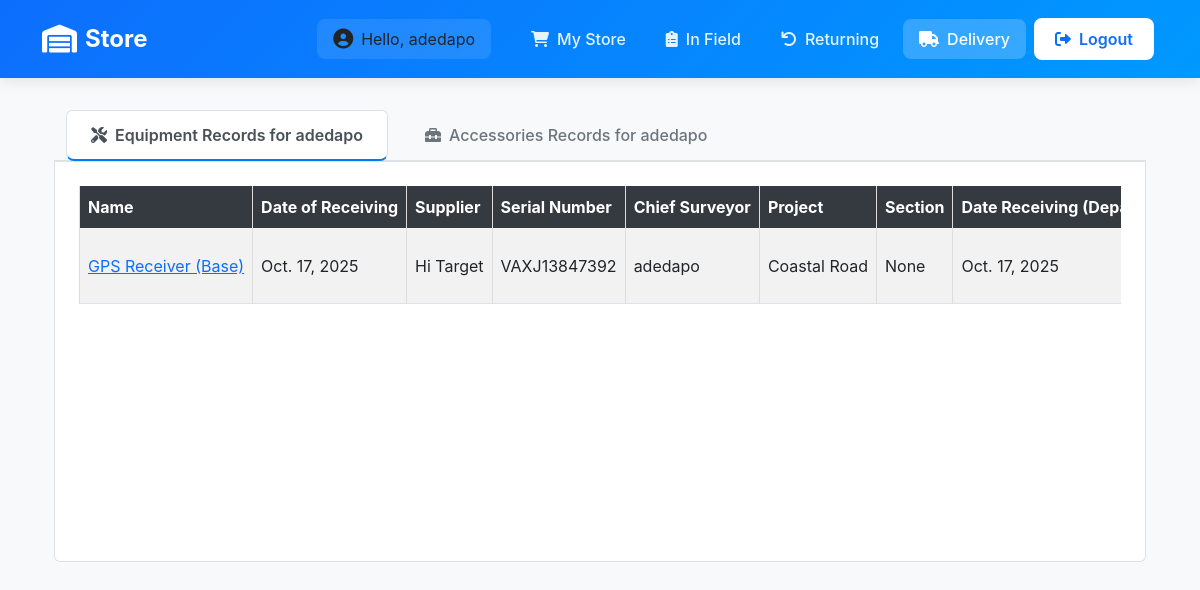
The page /inventory/delivery/ (signed in) on the database its author committed.
### inventory/models.py (models this page shows, shortened)
class EquipmentsInSurvey(models.Model):
    EQUIPMENT_CHOICES = [
        ('GPS Receiver (Base)', 'GPS Receiver (Base)'),
        ('GPS Receiver (Rover)', 'GPS Receiver (Rover)'),
        ('Data logger', 'Data logger'),
        ('External Radio', "External Radio"),
        ('Total Station', "Total Station"),
        ('Levelling Instrument', 'Levelling Instrument'),
        ('Eco Sounder', 'Eco Sounder'),
    ]
    owner_choice = [
        ('Hi-Tech', "Hi-Tech"),
        ("Sub-Contractor", "Sub-Contractor")
    ]
    name = models.CharField(max_length=100, help_text="Equipment Name", choices=EQUIPMENT_CHOICES)
    date_of_receiving_from_supplier = models.DateField(default=timezone.now, help_text="Date when equipment was received from supplier")
    supplier = models.CharField(max_length=100, help_text="Manufacturer/Model from CSV")
    owner = models.CharField(max_length=20, choices=owner_choice)
    serial_number = models.CharField(max_length=100, help_text="Equipment Serial Number")
    condition = models.CharField(max_length=50, help_text="Equipment condition from CSV", default="Good")
    CONDITION_AFTER_USE_CHOICES = [
        ("Good", "Good"),
        ("Need Repair", "Need Repair")
    ]
    chief_surveyor = models.ForeignKey(User, on_delete=models.CASCADE, null=True, blank=True)
    surveyor_responsible = models.CharField(max_length=100, null=False, blank=True, help_text="Name of the surveyor responsible for the equipment",  default="gap")
    quantity = models.PositiveBigIntegerField(default=1, help_text="Number of Quantity")
    project = models.CharField(max_length=20, choices=[('Coastal Road', 'Coastal Road'), ('Sokoto', 'Sokoto'), ('gap', 'gap')], blank=True, null=True, help_text="Project Name", default="gap")
    section = models.CharField(max_length=100, null=True, blank=True)
    date_receiving_from_department = models.DateField(default=timezone.now, help_text="Date when the equipment was received from the department")
    status = models.CharField(choices=[('In Store', 'In Store'), ('In Field', 'In Field'), ('With Chief Surveyor', 'With Chief Surveyor'), ('Returning', 'Returning'), ('Delivering', 'Delivering')], max_length=100, default='In Store', blank=True, null=True, help_text="Current status of the equipment")
    delivery_status = models.CharField(max_length=10, choices=[('Delivered', 'Delivered'), ('Delivering', 'Delivering'), ('Cancelled', 'Cancelled')], null=True, blank=True)
    return_comment = models.TextField(null=True, blank=True, help_text="Comment when equipment is returned", default="gap")
    return_date = models.DateTimeField(null=True, blank=True, help_text="Date when equipment was returned")

### inventory/views.py (the view)
# urls.py: path('delivery/', views.delivery, name='delivery'),
def delivery(request):
    if request.user.is_superuser:
        eq = EquipmentsInSurvey.objects.filter(status="Delivering")
        accessories = Accessory.objects.filter(
            equipment__in=eq,
            return_status__in=['In Use', 'With Chief Surveyor', 'Delivering', 'Returning']
        )
    else:
        eq = EquipmentsInSurvey.objects.filter(status="Delivering", chief_surveyor=request.user)
        accessories = Accessory.objects.filter(
            equipment__in=eq,
            return_status__in=['In Use', 'With Chief Surveyor', 'Delivering', 'Returning']
        )
    accessories_data = []
    for accessory in accessories:
        accessories_data.append({
            'id': accessory.id,
            'name': accessory.name,
            'serial_number': accessory.serial_number,
            'condition': accessory.condition,
            'return_status': accessory.return_status,
            'equipment': {
                'id': accessory.equipment.id if accessory.equipment else None,
                'name': accessory.equipment.name if accessory.equipment else None
            }
        })
    return render(request, 'inventory/deliveries.html', {
        "data": eq,
        "accessories": accessories,
        "accessories_json": json.dumps(accessories_data),
        "is_admin": request.user.is_superuser
    })

### inventory/context_processors.py (called while the page is built)
def is_admin(request):
    return {'is_admin': request.user.is_authenticated and request.user.is_superuser}

### inventory/templates/inventory/deliveries.html (shortened to what this page needs)
{% extends 'base/base_dashboard.html' %}
{% block content %}
<div class="container-fluid mt-4">
    <ul class="nav nav-tabs mb-4" id="deliveryTabs" role="tablist">
        <li class="nav-item" role="presentation">
            <button class="nav-link active" id="equipment-tab" data-bs-toggle="tab" data-bs-target="#equipment" type="button" role="tab" aria-controls="equipment" aria-selected="true">
                <i class="fas fa-tools me-2"></i>Equipment Records for {{ request.user }}
            </button>
        </li>
        <li class="nav-item" role="presentation">
            <button class="nav-link" id="accessories-tab" data-bs-toggle="tab" data-bs-target="#accessories" type="button" role="tab" aria-controls="accessories" aria-selected="false">
                <i class="fas fa-toolbox me-2"></i>Accessories Records for {{ request.user }}
            </button>
        </li>
    </ul>
    <div class="tab-content" id="deliveryTabsContent">
        <div class="tab-pane fade show active" id="equipment" role="tabpanel" aria-labelledby="equipment-tab">
            <div class="table-responsive">
                <table class="table table-striped table-hover table-bordered align-middle mb-0">
                    <thead class="table-dark">
                        <tr>
                            <th>Name</th>
                            <th>Date of Receiving</th>
                            <th>Supplier</th>
                            <th>Serial Number</th>
                            <th>Chief Surveyor</th>
                            <th>Project</th>
                            <th>Section</th>
                            <th>Date Receiving (Department)</th>
                        </tr>
                    </thead>
                    <tbody>
                        {% for info in data %}
                        <tr>
                            <form action="{% url 'request_equipment' %}" method="post">
                                <td><a href="{% url 'equipment_detail' info.id %}">{{ info.name }}</a></td>
                                <td>{{ info.date_receiving_from_department }}</td>
                                <td>{{ info.supplier }}</td>
                                <td>{{ info.serial_number }}</td>
                                <td>{{ info.chief_surveyor }}</td>
                                <td>
                                    {{info.project}}
                                </td>
                                <td>
                                    {{info.section}}
                                </td>
                                <td>
                                    {{info.date_receiving_from_department}}
                                </td>
                            </form>
                        </tr>
                        {% endfor %}
                    </tbody>
                </table>
            </div>
        </div>
    </div>
</div>
{% endblock %}

### templates/base/base_dashboard.html (shortened to what this page needs)
<!DOCTYPE html>
<html lang="en">
<head>
    {% load static %}
    <link href="https://cdn.jsdelivr.net/npm/bootstrap@5.3.0-alpha1/dist/css/bootstrap.min.css" rel="stylesheet">
    <link href="https://cdnjs.cloudflare.com/ajax/libs/font-awesome/6.0.0/css/all.min.css" rel="stylesheet">
</head>
<body>
<nav class="navbar navbar-expand-lg navbar-dark sticky-top">
    <div class="container">
        <a class="navbar-brand" href="{% if is_admin %}{% url 'store' %}{% else %}#{% endif %}">
            <i class="fas fa-warehouse"></i>
            {% if is_admin %}Head Office{% else %}Store{% endif %}
        </a>
        <div class="collapse navbar-collapse" id="navbarNav">
            <ul class="navbar-nav ms-auto align-items-center">
                {% if user.is_authenticated or is_admin %}
                    <li class="nav-item">
                        <div class="user-welcome">
                            <i class="fas fa-user-circle"></i>
                            <span>Hello, {{ user.username }}</span>
                        </div>
                    </li>
                    {% if is_admin %}
                        <li class="nav-item">
                            <a class="nav-link {% if request.resolver_match.url_name == 'store' %}active{% endif %}"
                               href="{% url 'store' %}">
                                <i class="fas fa-store me-2"></i>Store
                            </a>
                        </li>
                        <li class="nav-item">
                            <a class="nav-link {% if request.resolver_match.url_name == 'store_all' %}active{% endif %}"
                               href="{% url 'store_all' %}">
                                <i class="fas fa-boxes me-2"></i>All Equipment
                            </a>
                        </li>
                        <li class="nav-item">
                            <a class="nav-link {% if request.resolver_match.url_name == 'store_field' %}active{% endif %}"
                               href="{% url 'store_field' %}">
                                <i class="fas fa-map-marked-alt me-2"></i>In Field
                            </a>
                        </li>
                        <li class="nav-item">
                            <a class="nav-link {% if request.resolver_match.url_name == 'store_returning' %}active{% endif %}"
                               href="{% url 'store_returning' %}">
                                <i class="fas fa-undo me-2"></i>Returning
                            </a>
                        </li>
                        <li class="nav-item">
                            <a class="nav-link {% if request.resolver_match.url_name == 'delivery' %}active{% endif %}"
                               href="{% url 'delivery' %}">
                                <i class="fas fa-truck me-2"></i>Delivery
                            </a>
                        </li>
                        <!-- <li class="nav-item">
                            <a class="nav-link {% if request.resolver_match.url_name == 'personnel_list' %}active{% endif %}"
                               href="{% url 'personnel_list' %}">
                                <i class="fas fa-users me-2"></i>Personnel
                            </a>
                        </li> -->
                    {% else %}
                        <li class="nav-item">
                            <a class="nav-link {% if request.resolver_match.url_name == 'request_equipment' %}active{% endif %}"
                               href="{% url 'request_equipment' %}">
                                <i class="fas fa-shopping-cart me-2"></i>My Store
                            </a>
                        </li>
                        <li class="nav-item">
                            <a class="nav-link {% if request.resolver_match.url_name == 'profile' %}active{% endif %}"
                               href="{% url 'profile' %}">
                                <i class="fas fa-clipboard-list me-2"></i>In Field
                            </a>
                        </li>
                        <li class="nav-item">
                            <a class="nav-link {% if request.resolver_match.url_name == 'store_returning' %}active{% endif %}"
                               href="{% url 'store_returning' %}">
                                <i class="fas fa-undo me-2"></i>Returning
                            </a>
                        </li>
                        <li class="nav-item">
                            <a class="nav-link {% if request.resolver_match.url_name == 'delivery' %}active{% endif %}"
                               href="{% url 'delivery' %}">
                                <i class="fas fa-truck me-2"></i>Delivery
                            </a>
                        </li>
                    {% endif %}
                    <li class="nav-item">
                        <form method="POST" action="{% url 'logout' %}">
                            <button type="submit" class="btn nav-btn">
                                <i class="fas fa-sign-out-alt me-2"></i>Logout
                            </button>
                        </form>
                    </li>
                {% else %}
                    <li class="nav-item">
                        <a class="nav-link nav-btn" href="{% url 'login' %}">
                            <i class="fas fa-sign-in-alt me-2"></i>Login
                        </a>
                    </li>
                {% endif %}
            </ul>
        </div>
    </div>
</nav>
<div class="container">
    {% block content %}
    {% endblock %}
</div>
</body>
</html>

### templates/base/base_dashboard.html (style rules this page uses)
.navbar { padding: 1rem 0; background: linear-gradient(135deg, #0d6efd 0%, #0099ff 100%) !important; box-shadow: 0 2px 15px rgba(0, 0, 0, 0.1); }
.navbar-brand { font-size: 1.5rem; font-weight: 700; color: white !important; display: flex; align-items: center; gap: 0.5rem; }
.navbar-brand i { font-size: 1.75rem; }
.nav-item { margin: 0 0.25rem; }
.nav-link { color: rgba(255, 255, 255, 0.9) !important; font-weight: 500; padding: 0.5rem 1rem !important; border-radius: 0.5rem; transition: all 0.3s ease; }
.nav-link.active { background: rgba(255, 255, 255, 0.2); color: white !important; }
.user-welcome { display: flex; align-items: center; gap: 0.5rem; padding: 0.5rem 1rem; background: rgba(255, 255, 255, 0.1); border-radius: 0.5rem; margin-right: 1rem; }
.user-welcome i { font-size: 1.25rem; }
.nav-btn { color: #0d6efd !important; background: white; border-radius: 0.5rem; padding: 0.5rem 1.25rem !important; font-weight: 600; transition: all 0.3s ease; }
body { font-family: 'Inter', Arial, sans-serif; margin: 0; padding: 0; background-color: #f8f9fa; }
table { width: 100%; border-collapse: collapse; }
th, td { border: 1px solid #ddd; padding: 8px; text-align: left; }
th { background-color: #f2f2f2; }

### inventory/templates/inventory/deliveries.html (style rules this page uses)
.nav-tabs { border-bottom: 2px solid #dee2e6 !important; margin-bottom: 0 !important; background-color: #f8f9fa; padding: 0.5rem 0.5rem 0 0.5rem; border-radius: 0.375rem 0.375rem 0 0; }
.nav-tabs .nav-link { border: 1px solid transparent !important; border-top-left-radius: 0.375rem !important; border-top-right-radius: 0.375rem !important; color: #6c757d !important; font-weight: 500 !important; background-color: transparent !important; margin-right: 0.25rem !important; padding: 0.75rem 1.5rem !important; }
.nav-tabs .nav-link.active { color: #495057 !important; background-color: #fff !important; border-color: #dee2e6 #dee2e6 #fff !important; border-bottom: 2px solid #007bff !important; font-weight: 600 !important; }
.tab-content { border: 1px solid #dee2e6 !important; border-top: none !important; border-radius: 0 0 0.375rem 0.375rem !important; padding: 1.5rem !important; background-color: #fff !important; min-height: 400px; }
.tab-pane { display: none; }
.tab-pane.active { display: block !important; }
.table-responsive { overflow-y: auto; max-height: calc(70vh - 8rem); }
.table th { position: sticky; top: 0; background: #343a40; z-index: 1; }
.table td { white-space: nowrap; }
.table th { white-space: nowrap; }

### rows shown on the page
EquipmentsInSurvey: name "GPS Receiver (Base)", date_receiving_from_department "Oct. 17, 2025", supplier "Hi Target", serial_number "VAXJ13847392", chief_surveyor "adedapo", project "Coastal Road", section "None"

### other values the page prints
{{ user.username }} "adedapo"
{{ request.user }} "adedapo"
